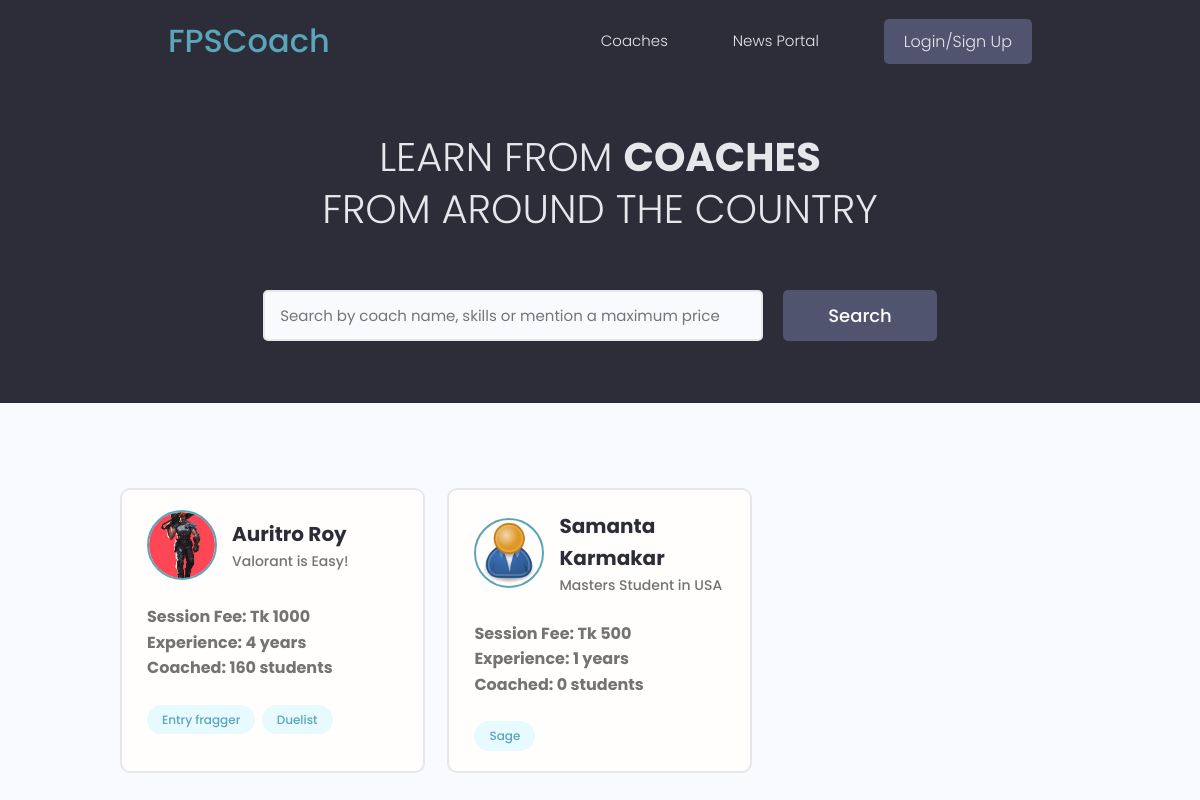
The page / on the database its author committed.
### users/models.py (models this page shows, shortened)
class Profile(models.Model):
    user = models.OneToOneField(User, on_delete=models.CASCADE, null=True,blank=True)
    name = models.CharField(max_length=200, blank=True, null=True)
    email = models.EmailField(max_length=500, blank=True, null=True)
    username = models.CharField(max_length=200, blank=True, null=True)
    location = models.CharField(max_length=200, blank=True, null=True)
    short_intro = models.CharField(max_length=200,blank=True, null=True)
    bio = models.TextField(blank=True, null=True)
    profile_image = models.ImageField(blank=True, null=True, upload_to = 'profiles/',default='profiles/user-default.png')
    is_coach = models.BooleanField(default=False)
    social_twitter = models.CharField(max_length=200, blank=True, null=True)
    social_instagram = models.CharField(max_length=200, blank=True, null=True)
    social_youtube = models.CharField(max_length=200, blank=True, null=True)
    social_twitch = models.CharField(max_length=200, blank=True, null=True)
    created = models.DateTimeField(auto_now_add=True)
    id = models.UUIDField(default=uuid.uuid4, unique=True,primary_key=True, editable=False)

class CoachProfile(models.Model):
    PRICE_CHOICES = [
        (500,'500 Tk'),
        (1000,'1000 Tk'),
        (2000,'2000 Tk'),
    ]
    coach = models.OneToOneField(Profile, on_delete=models.CASCADE, null=True)
    session_price = models.IntegerField(choices=PRICE_CHOICES)
    vote_total = models.IntegerField(default=0)
    vote_ratio = models.IntegerField(default=0)
    experience = models.IntegerField(default=0)
    coached_students = models.IntegerField(default=0)
    id = models.UUIDField(default=uuid.uuid4, unique=True,primary_key=True, editable=False)

class Skill(models.Model):
    owner = models.ForeignKey(Profile, on_delete=models.CASCADE,null=True,blank=True)
    name = models.CharField(max_length=200, blank=True, null=True)
    created = models.DateTimeField(auto_now_add=True)
    id = models.UUIDField(default=uuid.uuid4, unique=True,primary_key=True, editable=False)

### users/views.py (the view)
# urls.py: path('',views.coachPage,name='coaches'),
def coachPage(request):
    search_query = ''
    if request.GET.get('search_query'):
        search_query = request.GET.get('search_query')
    try:
        search_query = int(search_query)
        coaches = Profile.objects.distinct().filter(
        Q(is_coach = True) &
        (Q(name__icontains = search_query) |
        Q(username__icontains = search_query) |
        Q(coachprofile__session_price__lte = int(search_query)))
        )
    except:
        coaches = Profile.objects.distinct().filter(
        Q(is_coach = True) &
        (Q(name__icontains = search_query) |
        Q(username__icontains = search_query))
        )
    context={'coaches':coaches}
    return render(request,'users/index.html',context)

### users/templates/users/index.html (shortened to what this page needs)
{% extends 'main.html' %}
{% load static %}
{% block content %}
  <main class="home">
    <section class="hero-section text-center">
      <div class="container container--narrow">
        <div class="hero-section__box">
          <h2>LEARN FROM <span>  COACHES</span></h2>
          <h2>FROM AROUND THE COUNTRY</h2>
        </div>
        <div class="hero-section__search">
          <form class="form" action="" method="get">
            <div class="form__field">
              <input class="input input--text" id="formInput#search" type="text" name="search_query"
               value="{{search_query}}" placeholder="Search by coach name, skills or mention a maximum price" />
            </div>
            <input class="btn btn--sub btn--lg" type="submit" value="Search" />
          </form>
        </div>
      </div>
    </section>
    <section class="devlist">
      <div class="container">
        <div class="grid grid--three">
          {% for coach in coaches %}
          <div class="column card">
            <div class="dev">
              <a href="{% url 'coach-profile' coach.id %}" class="card__body">
                <div class="dev__profile">
                  <img class="avatar avatar--md" src="{{coach.profile_image.url}}" alt="image" />
                  <div class="dev__meta">
                    <h3>{{coach.name}}</h3>
                    <h5>{{coach.short_intro|slice:"60"}}</h5>
                  </div>
                </div>
                <br>
                <p><b>Session Fee: Tk {{coach.coachprofile.session_price}}</b></p>
                <p><b>Experience: {{coach.coachprofile.experience}} years</b></p>
                <p><b>Coached: {{coach.coachprofile.coached_students}} students</b></p>
                <br>
                <div class="dev__skills">
                  {% for skill in coach.skill_set.all %}
                  <span class="tag tag--pill tag--main">
                    <small>{{skill.name}}</small>
                  </span>
                  {% endfor %}
                </div>
              </a>
            </div>
          </div>
          {% endfor %}
        </div>
      </div>
    </section>
  </main>
{% endblock %}

### templates/main.html (shortened to what this page needs)
<!DOCTYPE html>
{% load static %}
<html lang="en">
<head>
    <link rel="stylesheet" href="https://cdnjs.cloudflare.com/ajax/libs/font-awesome/4.7.0/css/font-awesome.min.css">
    <link rel="stylesheet" href="{% static 'uikit/styles/uikit.css' %}" />
    <link rel="stylesheet" href="{% static 'styles/app.css' %}" />
</head>
<body>
    {% include 'navbar.html' %}
    {% block content %}
    {% endblock  %}
</body>
</html>

### templates/navbar.html (shortened to what this page needs)
{% load static %}
  <header class="header">
    <div class="container container--narrow">
      <a href="{% url 'coaches' %}" class="header__logo">
        <h3>FPSCoach</h3>
      </a>
      <nav class="header__nav">
        <ul class="header__menu">
          <li class="header__menuItem"><a href="{% url 'coaches' %}">Coaches</a></li>
          <li class="header__menuItem"><a href="{% url 'news-portal' %}">News Portal</a></li>
          {% if request.user.is_authenticated %}
          <li class="header__menuItem"><a href="{% url 'notifications' %}">Notifications</a></li>
          <li class="header__menuItem"><a href="{% url 'inbox' %}">Inbox</a></li>
          <li class="header__menuItem"><a href="{% url 'account' %}">Account</a></li>
          <li class="header__menuItem"><a href="{% url 'logout' %}" class="btn btn--sub">Logout</a></li>
          {% else %}
          <li class="header__menuItem"><a href="{% url 'login' %}" class="btn btn--sub">Login/Sign Up</a></li>
          {% endif %}
        </ul>
      </nav>
    </div>
  </header>

### static/styles/app.css (style rules this page uses)
:root { --color-sub: #2d2d39; }
.btn--sub { background-color: var(--color-sub-light); }
.card { border: 2px solid var(--color-light); }
img { width: 100%; }
.header { position: sticky; z-index: 111; background-color: var(--color-sub); padding: 1.5rem 0; }
.header > .container { display: flex; justify-content: space-between; align-items: center; }
.header__nav > ul { display: inline-flex; align-items: center; list-style: none; gap: 6.5rem; }
.header__menuItem > a { color: var(--color-light); font-weight: 300; }
.hero-section { height: 40vh; display: flex; align-items: center; background-color: var(--color-sub); }
.hero-section__box { margin-bottom: 4rem; }
.hero-section__box > h2, .hero-section__box > h2 > span { font-size: 4rem; color: var(--color-light); line-height: 1.3; text-transform: uppercase; }
.hero-section__box > h2 { font-weight: 300; }
.hero-section__box > h2 > span { font-weight: 700; }
.hero-section__search > .form { display: flex; align-items: center; justify-content: center; gap: 2rem; }
.hero-section__search > .form input.input--text { width: 50rem; }
.devlist { margin-top: 8rem; }
.devlist .grid { align-items: stretch; }
.devlist .dev .dev__profile { display: flex; align-items: center; gap: 1.5rem; }
.devlist .dev .dev__meta h3 { color: var(--color-sub); font-size: 2rem; font-weight: 700; }
.devlist .dev .dev__meta h5 { color: var(--color-text); font-size: 1.4rem; font-weight: 500; }

### static/uikit/styles/modules/_variables.css (style rules this page uses)
:root { --color-main: #5aa5b9; --color-main-light: #e6faff; --color-sub: #3f4156; --color-sub-light: #51546e; --color-sub-lighter: #ededfd; --color-text: #737373; --color-gray: #8b8b8b; --color-light: #e5e7eb; --color-light-gray: #767676; --color-bg: #f8fafd; --color-white: #fffefd; --color-white-light: #f3f3f3; --color-success: #359e64; --color-success-bg: #def8e8; --color-error: #fc4b0b; --color-error-bg: #fff2ee; --font-base: 'Poppins', arial, helvetica, 'Segoe UI', roboto, ubuntu, sans-serif; --font-monospace: 'Fira Code', 'Courier New', courier, monospace; --font-regular: 300; --font-medium: 500; --font-bold: 700; --generic-shadow: 1px 1px 5px #00000010; --generic-transition: all 0.3s ease-in-out; }

### static/uikit/styles/modules/_base.css (style rules this page uses)
* { margin: 0; padding: 0; box-sizing: border-box; text-rendering: optimizeLegibility; color: inherit; font-size: inherit; }
html { font-size: 50%; }
@media only screen and (min-width: 480px) { html { font-size: 56.25%; } }
@media only screen and (min-width: 1200px) { html { font-size: 62.5%; } }
body { line-height: 1.6; font-weight: 400; font-size: 1.5rem; color: var(--color-text); background-color: var(--color-bg); min-height: 100vh; }

### static/uikit/styles/modules/_typography.css (style rules this page uses)
* { font-family: var(--font-base); }
h2 { font-size: 3.6rem; font-weight: var(--font-bold); }
h3 { font-size: 3.2rem; font-weight: var(--font-medium); }
h5 { font-size: 2.4rem; font-weight: var(--font-medium); }
h5, h6 { font-weight: var(--font-regular); }
p, span, strong { font-size: 1.6rem; color: var(--color-text); font-weight: var(--font-regular); }
a { padding-bottom: 2px; text-decoration: none; display: inline-block; color: var(--color-main); font-weight: var(--font-medium); }

### static/uikit/styles/modules/_utilities.css (style rules this page uses)
.container { width: 92%; max-width: 165rem; margin: 0 auto; box-sizing: border-box; }
.container--narrow { width: 92%; max-width: 120rem; }
@media screen and (min-width: 1000px) { .container { width: 90%; } }
@media screen and (min-width: 1000px) { .container--narrow { width: 85%; } }
@media screen and (min-width: 1200px) { .container { width: 80%; } }
@media screen and (min-width: 1200px) { .container--narrow { width: 72%; } }
.text-center { text-align: center; }

### static/uikit/styles/modules/_avatar.css (style rules this page uses)
.avatar { border-radius: 50%; border: 2px solid var(--color-main); object-fit: cover; }
.avatar--md { height: 7rem; width: 7rem; }

### static/uikit/styles/modules/_button.css (style rules this page uses)
.btn { display: inline-block; position: relative; cursor: pointer; background-color: var(--color-light); font-weight: var(--font-medium); color: var(--color-sub); text-decoration: none; padding: 1rem 2rem; border-radius: 0.5rem; border: none; width: -webkit-fit-content; width: -moz-fit-content; width: fit-content; height: -webkit-fit-content; height: -moz-fit-content; height: fit-content; font-size: 1.6rem; outline-width: 0; outline-color: transparent; -webkit-backface-visibility: hidden; backface-visibility: hidden; transition: all 0.3s ease-in-out; }
.btn--sub { background-color: var(--color-sub); color: var(--color-white); }
.btn--lg { font-size: 1.8rem; padding: 1.2rem 4.5rem; }

### rows shown on the page
Profile: profile_image (picture), name "Auritro Roy", short_intro "Valorant is Easy!", coachprofile.session_price "1000", coachprofile.experience "4", coachprofile.coached_students "160"
Skill: name "Entry fragger"
Skill: name "Duelist"
Profile: profile_image (placeholder picture), name "Samanta Karmakar", short_intro "Masters Student in USA", coachprofile.session_price "500", coachprofile.experience "1", coachprofile.coached_students "0"
Skill: name "Sage"
